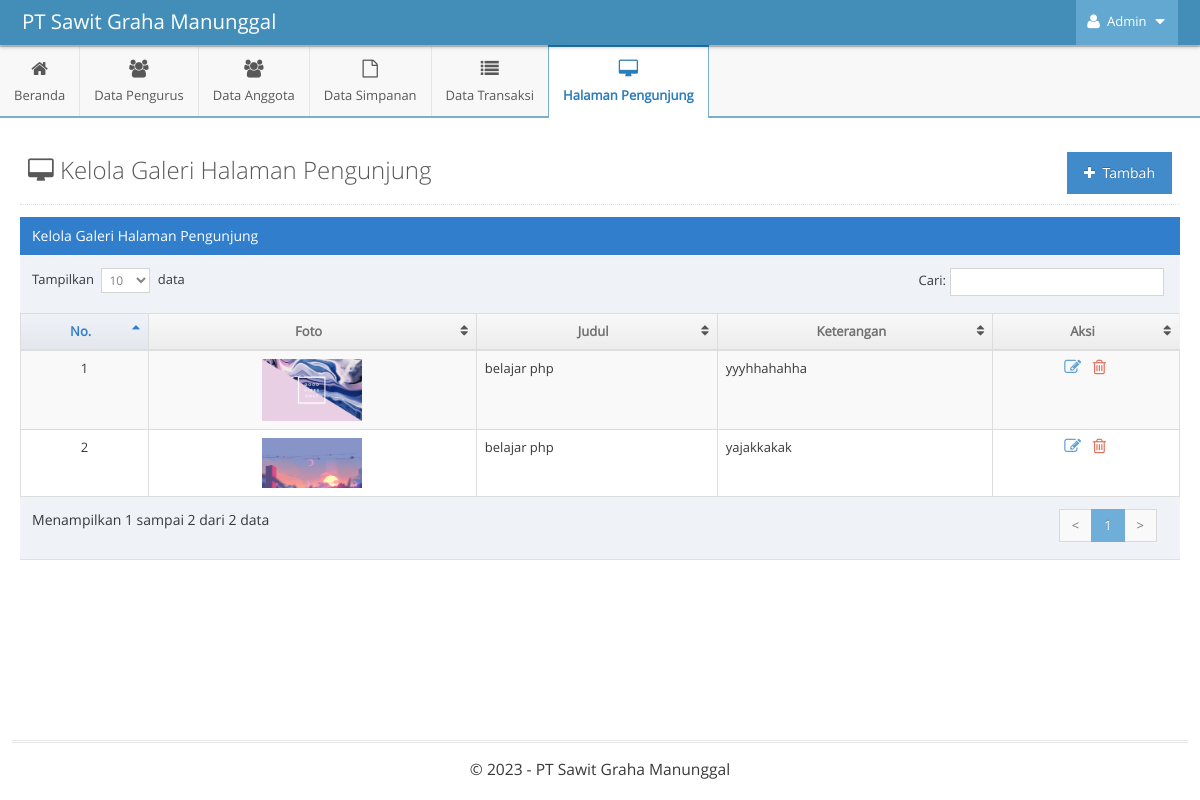
Page /indexAdmin.php?p=galeri (signed in) on the earlier database version.
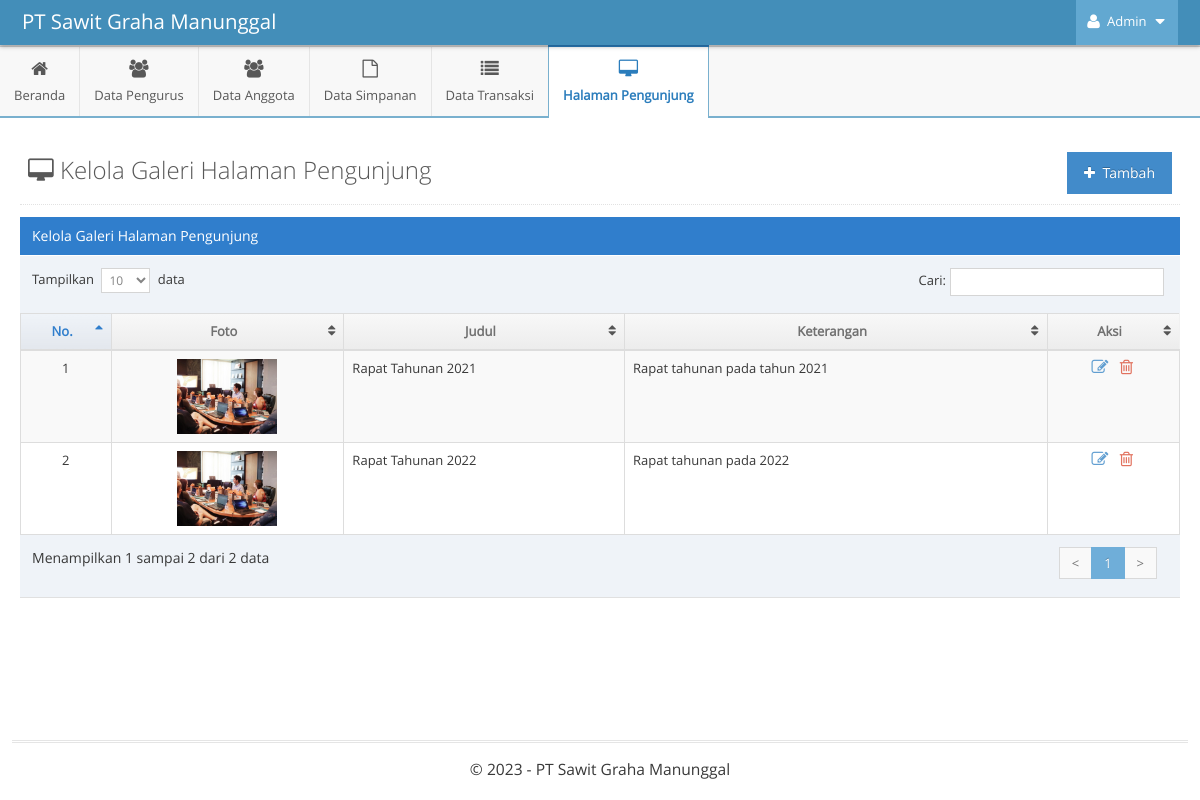
Same page on the later database version.
### tables this page shows
CREATE TABLE `galeri` (
  `id_galeri` int(11) NOT NULL AUTO_INCREMENT,
  `foto` varchar(255) NOT NULL,
  `judul` varchar(255) NOT NULL,
  `keterangan` varchar(255) NOT NULL,
  PRIMARY KEY (`id_galeri`)
);

### functions/functions-admin.php (called while the page is built, shortened)
<?php
$host = 'localhost';
$username = 'root';
$password = '';
$dbname = 'skripsi-pirda';
$conn = mysqli_connect($host, $username, $password, $dbname);
function tampilData($query)
{
    global $conn;
    $result = mysqli_query($conn, $query);
    $rows = [];
    while ($row = mysqli_fetch_assoc($result)) {
        $rows[] = $row;
    }
    return $rows;
}

### pages-admin/galeri.php (the view, shortened to what this page needs)
<?php
$query_tampil = "SELECT * FROM galeri";
$galeri = tampilData($query_tampil);
?>
<div class="page-content">
	<div class="page-header">
		<h1 style="color:#585858">
			<i class="ace-icon fa fa-desktop"></i> Kelola Galeri Halaman Pengunjung
			<a data-toggle="modal" href="#tambah-galeri">
				<button class="btn btn-primary pull-right">
					<i class="ace-icon fa fa-plus"></i> Tambah
				</button>
			</a>
		</h1>
	</div>
	<div class="row">
		<div class="col-xs-12">
			<div class="row">
				<div class="col-xs-12">
					<div class="table-header">
						Kelola Galeri Halaman Pengunjung
					</div>
					<div>
						<table id="dynamic-table" class="table table-striped table-bordered table-hover">
							<thead>
								<tr>
									<th>No.</th>
									<th>Foto</th>
									<th>Judul</th>
									<th>Keterangan</th>
									<th>Aksi</th>
								</tr>
							</thead>
							<tbody>
								<?php
								$i = 1;
								foreach ($galeri as $row) :
								?>
									<tr>
										<td class="center"><?= $i++; ?></td>
										<td class="center">
											<img src="assets-admin/images/<?= $row["foto"]; ?>" alt="foto-user" width="100px">
										</td>
										<td><?= $row['judul']; ?></td>
										<td><?= $row['keterangan']; ?></td>
										<td class="center">
											<div class="action-buttons">
												<div class="action-buttons">
													<a data-rel="tooltip" data-placement="top" title="Ubah" style="margin-right:5px" class="blue tooltip-info" data-toggle="modal" href="#edit-galeri-<?= $row['id_galeri']; ?>">
														<i class="ace-icon fa fa-edit bigger-130"></i>
													</a>
													<a data-rel="tooltip" data-placement="top" title="Hapus" style="margin-right:5px" class="red tooltip-error" data-toggle="modal" href="#hapus-galeri-<?= $row['id_galeri']; ?>">
														<i class="ace-icon fa fa-trash-o bigger-130"></i>
													</a>
												</div>
											</div>
										</td>
									</tr>
								<?php endforeach; ?>
							</tbody>
						</table>
					</div>
				</div>
			</div>
		</div>
	</div>
</div>

Differences in the rows shown:
changed galeri: foto: a different picture; judul "belajar php" → "Rapat Tahunan 2021"; keterangan "yyyhhahahha" → "Rapat tahunan pada tahun 2021"
changed galeri: foto: a different picture; judul "belajar php" → "Rapat Tahunan 2022"; keterangan "yajakkakak" → "Rapat tahunan pada 2022"
